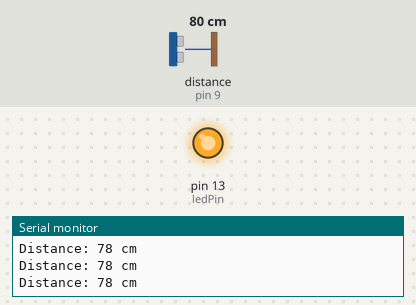
This sketch was run on a simulated Arduino Uno, built with avr-gcc and run on an emulated ATmega328P. Shown: output pins drawn as LEDs (lit = HIGH), the last lines printed to the serial monitor. Wiring (inferred from the names in the program): ultrasonic range finder: trigger pin 10; echo pin 9. The test bench sets the inputs (shaded band); at power-on: distance to the obstacle (sensor on pin 9) 80 cm. The echo pulse lasts 58.3 µs per cm; pins used as bus, display or sensor lines are not drawn.

Above: at 1.2 s.
1.3 s: distance to the obstacle (sensor on pin 9) set to 180 cm
4.3 s: distance to the obstacle (sensor on pin 9) set to 189 cm
At 5.4 s:
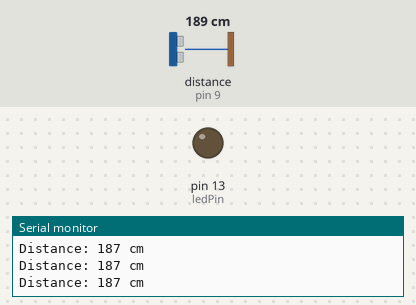
5.8 s: distance to the obstacle (sensor on pin 9) set to 18 cm
At 6.4 s:
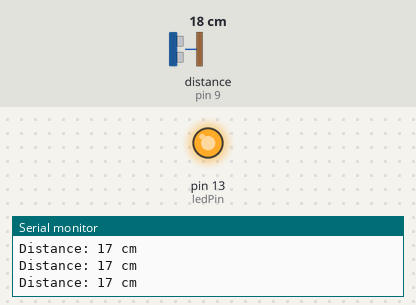
Timing chart, 0 to 8.8 s (numbered marks = the images above; inputs shaded):
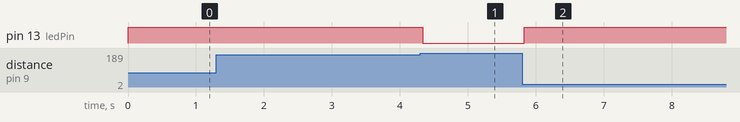

The sketch:

covid_proximity_sensor.ino
```cpp
// ---------------------------------------------------------------- //
// COVID Proximity Sensor  =  "Back Off Inator"
// Originally by Kennedy Synan
// with some help from daddy
// ---------------------------------------------------------------- //

#define echoPin 9
#define trigPin 10
#define ledPin 13

// defines variables
long duration; // variable for the duration of sound wave travel
long distance; // variable for the distance measurement
long max_dist = 182.88;


void setup() {
  pinMode(trigPin, OUTPUT); // Sets the trigPin as an OUTPUT
  pinMode(echoPin, INPUT); // Sets the echoPin as an INPUT
  pinMode(ledPin, OUTPUT); // Sets the ledPin as an OUTPUT
  Serial.begin(9600); // // Serial Communication is starting with 9600 of baudrate speed
  Serial.println("Kennedy's Back Off Inator"); // print some text in Serial Monitor
}

void loop() {
  // Clears the trigPin condition
  digitalWrite(trigPin, LOW);
  delayMicroseconds(2);
  // Sets the trigPin HIGH (ACTIVE) for 10 microseconds
  digitalWrite(trigPin, HIGH);
  delayMicroseconds(10);
  digitalWrite(trigPin, LOW);
  // Reads the echoPin, returns the sound wave travel time in microseconds
  duration = pulseIn(echoPin, HIGH);
  // Calculating the distance
  distance = duration * 0.034 / 2; // Speed of sound wave divided by 2 (go and back)
  // Displays the distance on the Serial Monitor
  Serial.print("Distance: ");
  Serial.print(distance);
  Serial.println(" cm");
  if (distance < max_dist) {
    digitalWrite(ledPin, HIGH);
  }
  else
  {
    digitalWrite(ledPin, LOW);
   }

}
```

Measured:
- the behaviour switches between 183 and 184 cm on distance to the obstacle (sensor on pin 9) (found by bisection; images 0 and 1)
- after the input at 4.3 s, pin 13 (ledPin): HIGH → LOW at once
- after the input at 5.8 s, pin 13 (ledPin): LOW → HIGH at once
